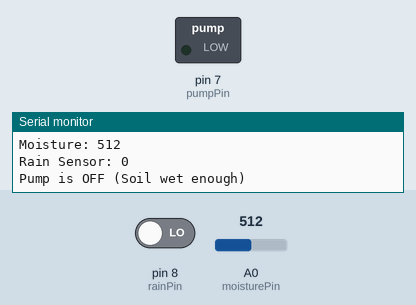
Recording of a sketch running on a simulated Arduino Uno, built with avr-gcc and run on an emulated ATmega328P. On the bench: switched loads named in the sketch (green lamp = pin HIGH), the last lines printed to the serial monitor. The inputs (shaded band) are chosen by the test bench; at power-on: pin 8 (rainPin) LOW, A0 (moisturePin) = 512.

Above: at 1.8 s.
1.9 s: pin 8 (rainPin) driven HIGH
At 2.6 s:
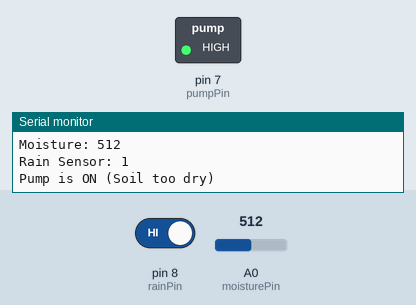
3.5 s: pin 8 (rainPin) driven LOW
At 5.4 s:
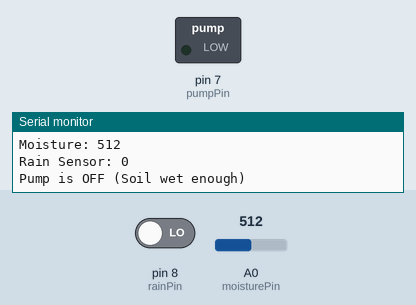
Timing chart, 0 to 6.9 s (numbered marks = the images above; inputs shaded):
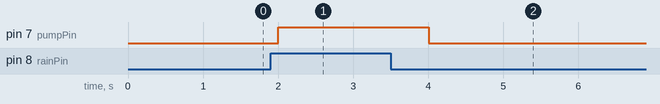

Measured:
- after the input at 1.9 s, pin 7 (pumpPin): LOW → HIGH after 0.10 s
- after the input at 3.5 s, pin 7 (pumpPin): HIGH → LOW after 0.50 s

The sketch:

Task1_Soil_Rain_Pump.ino
```cpp
// Soil Moisture Sensor Setup
const int moisturePin = A0; // Analog pin for soil moisture sensor

// Rain Sensor Setup
const int rainPin = 8; // Digital pin for rain sensor

// Pump Setup
const int pumpPin = 7; // Digital pin for controlling the water pump

// Moisture Thresholds
const int dryThreshold = 1000;  // Adjust this value based on your sensor and soil conditions
const int wetThreshold = 500;  // Adjust this value based on your sensor and soil conditions

void setup() {
  // Initialize Serial communication
  Serial.begin(9600);

  // Set pump and rain sensor pins as OUTPUT and INPUT, respectively
  pinMode(pumpPin, OUTPUT);
  pinMode(rainPin, INPUT);
}

void loop() {
  // Read soil moisture level
  int moisture = analogRead(moisturePin);

  // Read rain sensor
  int rainValue = digitalRead(rainPin);

  // Print the moisture and rain sensor values to the serial monitor
  Serial.print("Moisture: ");
  Serial.println(moisture);
  Serial.print("Rain Sensor: ");
  Serial.println(rainValue);

  // Check if it's not raining and the soil is too dry
  if (rainValue == HIGH && ( moisture > wetThreshold || moisture < dryThreshold)) {
    // Soil is too dry, turn on the pump
    digitalWrite(pumpPin, HIGH);
    Serial.println("Pump is ON (Soil too dry)");
  } else if (rainValue == LOW || moisture < wetThreshold) {
    // Soil is too wet, turn off the pump
    digitalWrite(pumpPin, LOW);
    Serial.println("Pump is OFF (Soil wet enough)");
  }
  else
  {
    Serial.println("Soil Moisture Sensor is in the Air");
    digitalWrite(pumpPin, LOW);
  }

  // Delay for a while before taking the next reading (adjust as needed)
  delay(1000);
}
```
